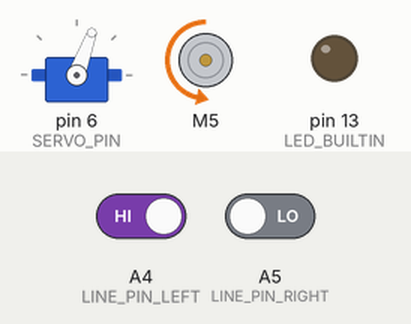
Bench run of a sketch on a simulated Arduino Uno, built with avr-gcc and run on an emulated ATmega328P. Parts: servo, DC motor (green arrow = forward, orange = backward, longer = faster), output pins drawn as LEDs (lit = HIGH). Inputs (shaded band) come from the test bench; at power-on: A4 (LINE_PIN_LEFT) HIGH, A5 (LINE_PIN_RIGHT) LOW.

Above: at 4.2 s.
4.3 s: A4 (LINE_PIN_LEFT) driven LOW
At 4.7 s:
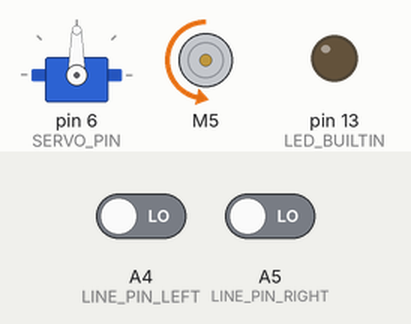
5.8 s: A5 (LINE_PIN_RIGHT) driven HIGH
At 7.0 s:
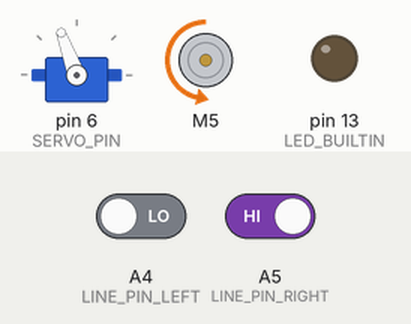
7.3 s: A5 (LINE_PIN_RIGHT) driven LOW
At 8.2 s:
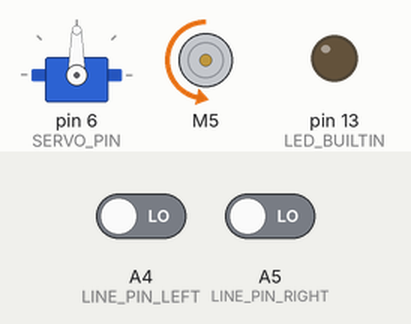
8.8 s: A4 (LINE_PIN_LEFT) driven HIGH
At 9.3 s:
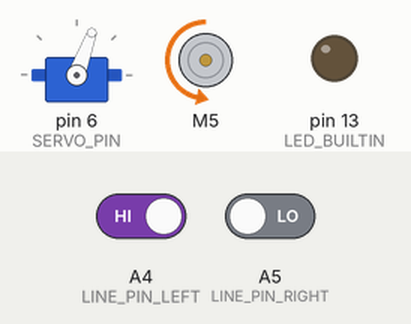
Timing chart, 0 to 11.3 s (numbered marks = the images above; inputs shaded):
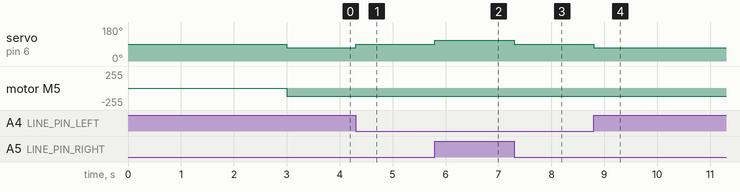

The sketch:

main_sketch.ino
```cpp
#include <SparkFun_TB6612.h>
#include <IRremoteInt.h>
#include <IRremote.h>
#include <Servo.h>

#define S0 11
#define S1 10
#define S2 8
#define S3 7
#define sensorOut 12

#define RECV_PIN 2

#define LINE_PIN_LEFT A4
#define LINE_PIN_RIGHT A5
#define SERVO_PIN 6

#define DRIVER_IN1 5
#define DRIVER_IN2 4
#define DRIVER_PWM 3
#define DRIVER_STANDBY 9

int frequency = 0;
IRrecv irrecv(RECV_PIN);
uint8_t locations[8];

Motor motor = Motor(DRIVER_IN1, DRIVER_IN2, DRIVER_PWM, -1, DRIVER_STANDBY);
Servo servo;

void setup() {
  //pinMode(S0, OUTPUT);
  //pinMode(S1, OUTPUT);
  //pinMode(S2, OUTPUT);
  //pinMode(S3, OUTPUT);
  //pinMode(sensorOut, INPUT);
  //irrecv.enableIRIn();
  //digitalWrite(S0,HIGH);
  //digitalWrite(S1,LOW);

  pinMode(LED_BUILTIN, OUTPUT);
  pinMode(LINE_PIN_LEFT, INPUT);
  pinMode(LINE_PIN_RIGHT, INPUT);
  servo.attach(SERVO_PIN);

  Serial.begin(9600);

  delay(3000);
}

bool locations_was_recieved = false;

uint8_t dehamm(uint8_t b) {
  size_t s1 = ((b >> 6) & 1) ^ ((b >> 4) & 1) ^ ((b >> 2) & 1) ^ ((b >> 0) & 1);
  size_t s2 = ((b >> 5) & 1) ^ ((b >> 4) & 1) ^ ((b >> 1) & 1) ^ ((b >> 0) & 1);
  size_t s3 = ((b >> 3) & 1) ^ ((b >> 2) & 1) ^ ((b >> 1) & 1) ^ ((b >> 0) & 1);
  if (s1 + s2 + s3) {
      b ^= 1 << (7 - s1 * 1 - s2 * 2 - s3 * 4);
  }
  uint8_t result = 0;
  result |= b & 7;
  result |= (b >> 1) & 8;
  return result;
}

void decode(uint8_t *bytes, size_t n) {
  for (size_t i = 0; i < n; i++) {
      bytes[i] = dehamm(bytes[i]);
  }
}

bool try_recieve_locations() {
  static enum Recieve_Stage {
    START = -1,
    FIRST_FIELD = 0,
    SECOND_FIELD = 1,
    FINISHED = 2,
  } stage = START;
  static decode_results results;
  if (irrecv.decode(&results)) {
    if (stage == START) {
      if (results.value == 0xffffffff) {
        stage = FIRST_FIELD;
      }
    } else if (stage == FIRST_FIELD || stage == SECOND_FIELD) {
      int start = stage * 4;
      locations[start]     = (uint8_t)(results.value >> 24);
      locations[start + 1] = (uint8_t)(results.value >> 16);
      locations[start + 2] = (uint8_t)(results.value >> 8);
      locations[start + 3] = (uint8_t)(results.value);
      stage = Recieve_Stage(int(stage) + 1);
    } else {
      decode(locations, 8);
      return true;
    }
    irrecv.resume();
  }
  return false;
}

String getColor() {
  //  digitalWrite(S2,LOW);
  //  digitalWrite(S3,LOW);
  //  frequency = pulseIn(sensorOut, LOW);
  //  frequency = map(frequency, 550,1050,255,0);
  //
  //  Serial.print("R= ");
  //  Serial.print(frequency);
  //  Serial.print("  ");
  //
  //  digitalWrite(S2,HIGH);
  //  digitalWrite(S3,HIGH);
  //  frequency = pulseIn(sensorOut, LOW);
  //  frequency = map(frequency, 550,1050,255,0);
  //
  //  Serial.print("G= ");
  //  Serial.print(frequency);
  //  Serial.print("  ");
  //
  //  digitalWrite(S2,LOW);
  //  digitalWrite(S3,HIGH);
  //  frequency = pulseIn(sensorOut, LOW);
  //  frequency = map(frequency, 550,1050,255,0);
  //
  //  Serial.print("B= ");
  //  Serial.print(frequency);
  //  Serial.println("  ");
}


void loop() {
  //if (!locations_was_recieved && !(locations_was_recieved = try_recieve_locations())) {
  //  return;
  //}

  //motor.drive(125, 2000);
  //motor.brake();
  //delay(10000);

  int blackLeft = digitalRead(LINE_PIN_LEFT);
  int blackRight = digitalRead(LINE_PIN_RIGHT);

  if (!blackLeft && !blackRight) {
    servo.write(90);
  } else {
    if (blackLeft) {
      servo.write(70);
    } else {
      servo.write(110);
    }
  }
  motor.drive(125);
}
```

Measured:
- after the input at 4.3 s, servo on pin 6 (SERVO_PIN): 70° → 90° at once
- after the input at 5.8 s, servo on pin 6 (SERVO_PIN): 90° → 110° at once
- after the input at 7.3 s, servo on pin 6 (SERVO_PIN): 110° → 90° at once
- after the input at 8.8 s, servo on pin 6 (SERVO_PIN): 90° → 70° at once
